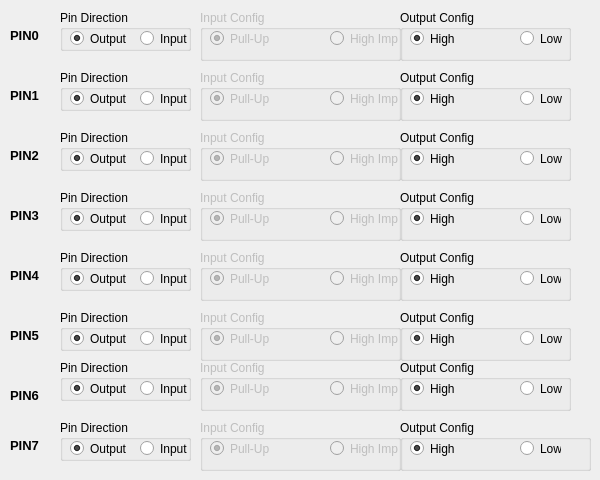
   <widget class="QWidget" name="PORTC_TAB">
    <attribute name="title">
     <string>PORTC</string>
    </attribute>
    <widget class="QGroupBox" name="DDRC0">
     <property name="geometry">
      <rect>
       <x>60</x>
       <y>10</y>
       <width>131</width>
       <height>41</height>
      </rect>
     </property>
     <property name="title">
      <string>Pin Direction</string>
     </property>
     <widget class="QRadioButton" name="DDRC0_Output">
      <property name="enabled">
       <bool>true</bool>
      </property>
      <property name="geometry">
       <rect>
        <x>10</x>
        <y>20</y>
        <width>82</width>
        <height>17</height>
       </rect>
      </property>
      <property name="text">
       <string>Output</string>
      </property>
      <property name="checked">
       <bool>true</bool>
      </property>
     </widget>
     <widget class="QRadioButton" name="DDRC0_Input">
      <property name="geometry">
       <rect>
        <x>80</x>
        <y>20</y>
        <width>82</width>
        <height>17</height>
       </rect>
      </property>
      <property name="text">
       <string>Input</string>
      </property>
     </widget>
    </widget>
    <widget class="QGroupBox" name="PORTC5">
     <property name="enabled">
      <bool>true</bool>
     </property>
     <property name="geometry">
      <rect>
       <x>400</x>
       <y>310</y>
       <width>171</width>
       <height>51</height>
      </rect>
     </property>
     <property name="title">
      <string>Output Config</string>
     </property>
     <widget class="QRadioButton" name="PORTC5_High">
      <property name="geometry">
       <rect>
        <x>10</x>
        <y>20</y>
        <width>82</width>
        <height>17</height>
       </rect>
      </property>
      <property name="text">
       <string>High</string>
      </property>
      <property name="checked">
       <bool>true</bool>
      </property>
     </widget>
     <widget class="QRadioButton" name="PORTC5_Low">
      <property name="geometry">
       <rect>
        <x>120</x>
        <y>20</y>
        <width>51</width>
        <height>17</height>
       </rect>
      </property>
      <property name="text">
       <string>Low</string>
      </property>
     </widget>
    </widget>
    <widget class="QLabel" name="labelPIN7_C">
     <property name="geometry">
      <rect>
       <x>10</x>
       <y>430</y>
       <width>47</width>
       <height>31</height>
      </rect>
     </property>
     <property name="font">
      <font>
       <pointsize>10</pointsize>
       <weight>75</weight>
       <bold>true</bold>
      </font>
     </property>
     <property name="text">
      <string>PIN7</string>
     </property>
    </widget>
    <widget class="QGroupBox" name="PORTC4">
     <property name="enabled">
      <bool>true</bool>
     </property>
     <property name="geometry">
      <rect>
       <x>400</x>
       <y>250</y>
       <width>171</width>
       <height>51</height>
      </rect>
     </property>
     <property name="title">
      <string>Output Config</string>
     </property>
     <widget class="QRadioButton" name="PORTC4_High">
      <property name="geometry">
       <rect>
        <x>10</x>
        <y>20</y>
        <width>82</width>
        <height>17</height>
       </rect>
      </property>
      <property name="text">
       <string>High</string>
      </property>
      <property name="checked">
       <bool>true</bool>
      </property>
     </widget>
     <widget class="QRadioButton" name="PORTC4_Low">
      <property name="geometry">
       <rect>
        <x>120</x>
        <y>20</y>
        <width>41</width>
        <height>17</height>
       </rect>
      </property>
      <property name="text">
       <string>Low</string>
      </property>
     </widget>
    </widget>
    <widget class="QGroupBox" name="PINC1">
     <property name="enabled">
      <bool>false</bool>
     </property>
     <property name="geometry">
      <rect>
       <x>200</x>
       <y>70</y>
       <width>201</width>
       <height>51</height>
      </rect>
     </property>
     <property name="title">
      <string>Input Config</string>
     </property>
     <widget class="QRadioButton" name="PINC1_PullUp">
      <property name="geometry">
       <rect>
        <x>10</x>
        <y>20</y>
        <width>82</width>
        <height>17</height>
       </rect>
      </property>
      <property name="text">
       <string>Pull-Up</string>
      </property>
      <property name="checked">
       <bool>true</bool>
      </property>
     </widget>
     <widget class="QRadioButton" name="PINC1_HighImp">
      <property name="geometry">
       <rect>
        <x>130</x>
        <y>20</y>
        <width>82</width>
        <height>17</height>
       </rect>
      </property>
      <property name="text">
       <string>High Imp</string>
      </property>
     </widget>
    </widget>
    <widget class="QGroupBox" name="DDRC2">
     <property name="geometry">
      <rect>
       <x>60</x>
       <y>130</y>
       <width>131</width>
       <height>41</height>
      </rect>
     </property>
     <property name="title">
      <string>Pin Direction</string>
     </property>
     <widget class="QRadioButton" name="DDRC2_Output">
      <property name="enabled">
       <bool>true</bool>
      </property>
      <property name="geometry">
       <rect>
        <x>10</x>
        <y>20</y>
        <width>82</width>
        <height>17</height>
       </rect>
      </property>
      <property name="text">
       <string>Output</string>
      </property>
      <property name="checked">
       <bool>true</bool>
      </property>
     </widget>
     <widget class="QRadioButton" name="DDRC2_Input">
      <property name="geometry">
       <rect>
        <x>80</x>
        <y>20</y>
        <width>82</width>
        <height>17</height>
       </rect>
      </property>
      <property name="text">
       <string>Input</string>
      </property>
     </widget>
    </widget>
    <widget class="QGroupBox" name="PINC7">
     <property name="enabled">
      <bool>false</bool>
     </property>
     <property name="geometry">
      <rect>
       <x>200</x>
       <y>420</y>
       <width>201</width>
       <height>51</height>
      </rect>
     </property>
     <property name="title">
      <string>Input Config</string>
     </property>
     <widget class="QRadioButton" name="PINC7_PullUp">
      <property name="geometry">
       <rect>
        <x>10</x>
        <y>20</y>
        <width>82</width>
        <height>17</height>
       </rect>
      </property>
      <property name="text">
       <string>Pull-Up</string>
      </property>
      <property name="checked">
       <bool>true</bool>
      </property>
     </widget>
     <widget class="QRadioButton" name="PINC7_HighImp">
      <property name="geometry">
       <rect>
        <x>130</x>
        <y>20</y>
        <width>82</width>
        <height>17</height>
       </rect>
      </property>
      <property name="text">
       <string>High Imp</string>
      </property>
     </widget>
    </widget>
    <widget class="QGroupBox" name="PINC2">
     <property name="enabled">
      <bool>false</bool>
     </property>
     <property name="geometry">
      <rect>
       <x>200</x>
       <y>130</y>
       <width>201</width>
       <height>51</height>
      </rect>
     </property>
     <property name="title">
      <string>Input Config</string>
     </property>
     <widget class="QRadioButton" name="PINC2_PullUp">
      <property name="geometry">
       <rect>
        <x>10</x>
        <y>20</y>
        <width>82</width>
        <height>17</height>
       </rect>
      </property>
      <property name="text">
       <string>Pull-Up</string>
      </property>
      <property name="checked">
       <bool>true</bool>
      </property>
     </widget>
     <widget class="QRadioButton" name="PINC2_HighImp">
      <property name="geometry">
       <rect>
        <x>130</x>
        <y>20</y>
        <width>82</width>
        <height>17</height>
       </rect>
      </property>
      <property name="text">
       <string>High Imp</string>
      </property>
     </widget>
    </widget>
    <widget class="QLabel" name="labelPIN3_C">
     <property name="geometry">
      <rect>
       <x>10</x>
       <y>200</y>
       <width>47</width>
       <height>31</height>
      </rect>
     </property>
     <property name="font">
      <font>
       <pointsize>10</pointsize>
       <weight>75</weight>
       <bold>true</bold>
      </font>
     </property>
     <property name="text">
      <string>PIN3</string>
     </property>
    </widget>
    <widget class="QLabel" name="labelPIN5_C">
     <property name="geometry">
      <rect>
       <x>10</x>
       <y>320</y>
       <width>47</width>
       <height>31</height>
      </rect>
     </property>
     <property name="font">
      <font>
       <pointsize>10</pointsize>
       <weight>75</weight>
       <bold>true</bold>
      </font>
     </property>
     <property name="text">
      <string>PIN5</string>
     </property>
    </widget>
    <widget class="QGroupBox" name="DDRC3">
     <property name="geometry">
      <rect>
       <x>60</x>
       <y>190</y>
       <width>131</width>
       <height>41</height>
      </rect>
     </property>
     <property name="title">
      <string>Pin Direction</string>
     </property>
     <widget class="QRadioButton" name="DDRC3_Output">
      <property name="enabled">
       <bool>true</bool>
      </property>
      <property name="geometry">
       <rect>
        <x>10</x>
        <y>20</y>
        <width>82</width>
        <height>17</height>
       </rect>
      </property>
      <property name="text">
       <string>Output</string>
      </property>
      <property name="checked">
       <bool>true</bool>
      </property>
     </widget>
     <widget class="QRadioButton" name="DDRC3_Input">
      <property name="geometry">
       <rect>
        <x>80</x>
        <y>20</y>
        <width>82</width>
        <height>17</height>
       </rect>
      </property>
      <property name="text">
       <string>Input</string>
      </property>
     </widget>
    </widget>
    <widget class="QGroupBox" name="PINC3">
     <property name="enabled">
      <bool>false</bool>
     </property>
     <property name="geometry">
      <rect>
       <x>200</x>
       <y>190</y>
       <width>201</width>
       <height>51</height>
      </rect>
     </property>
     <property name="title">
      <string>Input Config</string>
     </property>
     <widget class="QRadioButton" name="PINC3_PullUp">
      <property name="geometry">
       <rect>
        <x>10</x>
        <y>20</y>
        <width>82</width>
        <height>17</height>
       </rect>
      </property>
      <property name="text">
       <string>Pull-Up</string>
      </property>
      <property name="checked">
       <bool>true</bool>
      </property>
     </widget>
     <widget class="QRadioButton" name="PINC3_HighImp">
      <property name="geometry">
       <rect>
        <x>130</x>
        <y>20</y>
        <width>82</width>
        <height>17</height>
       </rect>
      </property>
      <property name="text">
       <string>High Imp</string>
      </property>
     </widget>
    </widget>
    <widget class="QGroupBox" name="PORTC7">
     <property name="enabled">
      <bool>true</bool>
     </property>
     <property name="geometry">
      <rect>
       <x>400</x>
       <y>420</y>
       <width>191</width>
       <height>51</height>
      </rect>
     </property>
     <property name="title">
      <string>Output Config</string>
     </property>
     <widget class="QRadioButton" name="PORTC7_High">
      <property name="geometry">
       <rect>
        <x>10</x>
        <y>20</y>
        <width>82</width>
        <height>17</height>
       </rect>
      </property>
      <property name="text">
       <string>High</string>
      </property>
      <property name="checked">
       <bool>true</bool>
      </property>
     </widget>
     <widget class="QRadioButton" name="PORTC7_Low">
      <property name="geometry">
       <rect>
        <x>120</x>
        <y>20</y>
        <width>41</width>
        <height>17</height>
       </rect>
      </property>
      <property name="text">
       <string>Low</string>
      </property>
     </widget>
    </widget>
    <widget class="QLabel" name="labelPIN1_C">
     <property name="geometry">
      <rect>
       <x>10</x>
       <y>80</y>
       <width>47</width>
       <height>31</height>
      </rect>
     </property>
     <property name="font">
      <font>
       <pointsize>10</pointsize>
       <weight>75</weight>
       <bold>true</bold>
      </font>
     </property>
     <property name="text">
      <string>PIN1</string>
     </property>
    </widget>
    <widget class="QGroupBox" name="PORTC3">
     <property name="enabled">
      <bool>true</bool>
     </property>
     <property name="geometry">
      <rect>
       <x>400</x>
       <y>190</y>
       <width>171</width>
       <height>51</height>
      </rect>
     </property>
     <property name="title">
      <string>Output Config</string>
     </property>
     <widget class="QRadioButton" name="PORTC3_High">
      <property name="geometry">
       <rect>
        <x>10</x>
        <y>20</y>
        <width>82</width>
        <height>17</height>
       </rect>
      </property>
      <property name="text">
       <string>High</string>
      </property>
      <property name="checked">
       <bool>true</bool>
      </property>
     </widget>
     <widget class="QRadioButton" name="PORTC3_Low">
      <property name="geometry">
       <rect>
        <x>120</x>
        <y>20</y>
        <width>41</width>
        <height>17</height>
       </rect>
      </property>
      <property name="text">
       <string>Low</string>
      </property>
     </widget>
    </widget>
    <widget class="QLabel" name="labelPIN0_C">
     <property name="geometry">
      <rect>
       <x>10</x>
       <y>20</y>
       <width>47</width>
       <height>31</height>
      </rect>
     </property>
     <property name="font">
      <font>
       <pointsize>10</pointsize>
       <weight>75</weight>
       <bold>true</bold>
      </font>
     </property>
     <property name="text">
      <string>PIN0</string>
     </property>
    </widget>
    <widget class="QGroupBox" name="PINC0">
     <property name="enabled">
      <bool>false</bool>
     </property>
     <property name="geometry">
      <rect>
       <x>200</x>
       <y>10</y>
       <width>201</width>
       <height>51</height>
      </rect>
     </property>
     <property name="title">
      <string>Input Config</string>
     </property>
     <widget class="QRadioButton" name="PINC0_PullUp">
      <property name="geometry">
       <rect>
        <x>10</x>
        <y>20</y>
        <width>82</width>
        <height>17</height>
       </rect>
      </property>
      <property name="text">
       <string>Pull-Up</string>
      </property>
      <property name="checked">
       <bool>true</bool>
      </property>
     </widget>
     <widget class="QRadioButton" name="PINC0_HighImp">
      <property name="geometry">
       <rect>
        <x>130</x>
        <y>20</y>
        <width>82</width>
        <height>17</height>
       </rect>
      </property>
      <property name="text">
       <string>High Imp</string>
      </property>
     </widget>
    </widget>
    <widget class="QGroupBox" name="PINC6">
     <property name="enabled">
      <bool>false</bool>
     </property>
     <property name="geometry">
      <rect>
       <x>200</x>
       <y>360</y>
       <width>201</width>
       <height>51</height>
      </rect>
     </property>
     <property name="title">
      <string>Input Config</string>
     </property>
     <widget class="QRadioButton" name="PINC6_PullUp">
      <property name="geometry">
       <rect>
        <x>10</x>
        <y>20</y>
        <width>82</width>
        <height>17</height>
       </rect>
      </property>
      <property name="text">
       <string>Pull-Up</string>
      </property>
      <property name="checked">
       <bool>true</bool>
      </property>
     </widget>
     <widget class="QRadioButton" name="PINC6_HighImp">
      <property name="geometry">
       <rect>
        <x>130</x>
        <y>20</y>
        <width>82</width>
        <height>17</height>
       </rect>
      </property>
      <property name="text">
       <string>High Imp</string>
      </property>
     </widget>
    </widget>
    <widget class="QGroupBox" name="PORTC6">
     <property name="enabled">
      <bool>true</bool>
     </property>
     <property name="geometry">
      <rect>
       <x>400</x>
       <y>360</y>
       <width>171</width>
       <height>51</height>
      </rect>
     </property>
     <property name="title">
      <string>Output Config</string>
     </property>
     <widget class="QRadioButton" name="PORTC6_High">
      <property name="geometry">
       <rect>
        <x>10</x>
        <y>20</y>
        <width>82</width>
        <height>17</height>
       </rect>
      </property>
      <property name="text">
       <string>High</string>
      </property>
      <property name="checked">
       <bool>true</bool>
      </property>
     </widget>
     <widget class="QRadioButton" name="PORTC6_Low">
      <property name="geometry">
       <rect>
        <x>120</x>
        <y>20</y>
        <width>51</width>
        <height>17</height>
       </rect>
      </property>
      <property name="text">
       <string>Low</string>
      </property>
     </widget>
    </widget>
    <widget class="QGroupBox" name="DDRC7">
     <property name="geometry">
      <rect>
       <x>60</x>
       <y>420</y>
       <width>131</width>
       <height>41</height>
      </rect>
     </property>
     <property name="title">
      <string>Pin Direction</string>
     </property>
     <widget class="QRadioButton" name="DDRC7_Output">
      <property name="enabled">
       <bool>true</bool>
      </property>
      <property name="geometry">
       <rect>
        <x>10</x>
        <y>20</y>
        <width>82</width>
        <height>17</height>
       </rect>
      </property>
      <property name="text">
       <string>Output</string>
      </property>
      <property name="checked">
       <bool>true</bool>
      </property>
     </widget>
     <widget class="QRadioButton" name="DDRC7_Input">
      <property name="geometry">
       <rect>
        <x>80</x>
        <y>20</y>
        <width>82</width>
        <height>17</height>
       </rect>
      </property>
      <property name="text">
       <string>Input</string>
      </property>
     </widget>
    </widget>
    <widget class="QGroupBox" name="DDRC5">
     <property name="geometry">
      <rect>
       <x>60</x>
       <y>310</y>
       <width>131</width>
       <height>41</height>
      </rect>
     </property>
     <property name="title">
      <string>Pin Direction</string>
     </property>
     <widget class="QRadioButton" name="DDRC5_Output">
      <property name="enabled">
       <bool>true</bool>
      </property>
      <property name="geometry">
       <rect>
        <x>10</x>
        <y>20</y>
        <width>82</width>
        <height>17</height>
       </rect>
      </property>
      <property name="text">
       <string>Output</string>
      </property>
      <property name="checked">
       <bool>true</bool>
      </property>
     </widget>
     <widget class="QRadioButton" name="DDRC5_Input">
      <property name="geometry">
       <rect>
        <x>80</x>
        <y>20</y>
        <width>82</width>
        <height>17</height>
       </rect>
      </property>
      <property name="text">
       <string>Input</string>
      </property>
     </widget>
    </widget>
    <widget class="QGroupBox" name="PORTC1">
     <property name="enabled">
      <bool>true</bool>
     </property>
     <property name="geometry">
      <rect>
       <x>400</x>
       <y>70</y>
       <width>171</width>
       <height>51</height>
      </rect>
     </property>
     <property name="title">
      <string>Output Config</string>
     </property>
     <widget class="QRadioButton" name="PORTC1_High">
      <property name="geometry">
       <rect>
        <x>10</x>
        <y>20</y>
        <width>82</width>
        <height>17</height>
       </rect>
      </property>
      <property name="text">
       <string>High</string>
      </property>
      <property name="checked">
       <bool>true</bool>
      </property>
     </widget>
     <widget class="QRadioButton" name="PORTC1_Low">
      <property name="geometry">
       <rect>
        <x>120</x>
        <y>20</y>
        <width>51</width>
        <height>17</height>
       </rect>
      </property>
      <property name="text">
       <string>Low</string>
      </property>
     </widget>
    </widget>
    <widget class="QGroupBox" name="PINC5">
     <property name="enabled">
      <bool>false</bool>
     </property>
     <property name="geometry">
      <rect>
       <x>200</x>
       <y>310</y>
       <width>201</width>
       <height>51</height>
      </rect>
     </property>
     <property name="title">
      <string>Input Config</string>
     </property>
     <widget class="QRadioButton" name="PINC5_PullUp">
      <property name="geometry">
       <rect>
        <x>10</x>
        <y>20</y>
        <width>82</width>
        <height>17</height>
       </rect>
      </property>
      <property name="text">
       <string>Pull-Up</string>
      </property>
      <property name="checked">
       <bool>true</bool>
      </property>
     </widget>
     <widget class="QRadioButton" name="PINC5_HighImp">
      <property name="geometry">
       <rect>
        <x>130</x>
        <y>20</y>
        <width>82</width>
        <height>17</height>
       </rect>
      </property>
      <property name="text">
       <string>High Imp</string>
      </property>
     </widget>
    </widget>
    <widget class="QLabel" name="labelPIN6_C">
     <property name="geometry">
      <rect>
       <x>10</x>
       <y>380</y>
       <width>47</width>
       <height>31</height>
      </rect>
     </property>
     <property name="font">
      <font>
       <pointsize>10</pointsize>
       <weight>75</weight>
       <bold>true</bold>
      </font>
     </property>
     <property name="text">
      <string>PIN6</string>
     </property>
    </widget>
    <widget class="QLabel" name="labelPIN4_C">
     <property name="geometry">
      <rect>
       <x>10</x>
       <y>260</y>
       <width>47</width>
       <height>31</height>
      </rect>
     </property>
     <property name="font">
      <font>
       <pointsize>10</pointsize>
       <weight>75</weight>
       <bold>true</bold>
      </font>
     </property>
     <property name="text">
      <string>PIN4</string>
     </property>
    </widget>
    <widget class="QGroupBox" name="PORTC2">
     <property name="enabled">
      <bool>true</bool>
     </property>
     <property name="geometry">
      <rect>
       <x>400</x>
       <y>130</y>
       <width>171</width>
       <height>51</height>
      </rect>
     </property>
     <property name="title">
      <string>Output Config</string>
     </property>
     <widget class="QRadioButton" name="PORTC2_High">
      <property name="geometry">
       <rect>
        <x>10</x>
        <y>20</y>
        <width>82</width>
        <height>17</height>
       </rect>
      </property>
      <property name="text">
       <string>High</string>
      </property>
      <property name="checked">
       <bool>true</bool>
      </property>
     </widget>
     <widget class="QRadioButton" name="PORTC2_Low">
      <property name="geometry">
       <rect>
        <x>120</x>
        <y>20</y>
        <width>51</width>
        <height>17</height>
       </rect>
      </property>
      <property name="text">
       <string>Low</string>
      </property>
     </widget>
    </widget>
    <widget class="QGroupBox" name="PORTC0">
     <property name="enabled">
      <bool>true</bool>
     </property>
     <property name="geometry">
      <rect>
       <x>400</x>
       <y>10</y>
       <width>171</width>
       <height>51</height>
      </rect>
     </property>
     <property name="title">
      <string>Output Config</string>
     </property>
     <widget class="QRadioButton" name="PORTC0_High">
      <property name="geometry">
       <rect>
        <x>10</x>
        <y>20</y>
        <width>82</width>
        <height>17</height>
       </rect>
      </property>
      <property name="text">
       <string>High</string>
      </property>
      <property name="checked">
       <bool>true</bool>
      </property>
     </widget>
     <widget class="QRadioButton" name="PORTC0_Low">
      <property name="geometry">
       <rect>
        <x>120</x>
        <y>20</y>
        <width>51</width>
        <height>17</height>
       </rect>
      </property>
      <property name="text">
       <string>Low</string>
      </property>
     </widget>
    </widget>
    <widget class="QLabel" name="labelPIN2_C">
     <property name="geometry">
      <rect>
       <x>10</x>
       <y>140</y>
       <width>47</width>
       <height>31</height>
      </rect>
     </property>
     <property name="font">
      <font>
       <pointsize>10</pointsize>
       <weight>75</weight>
       <bold>true</bold>
      </font>
     </property>
     <property name="text">
      <string>PIN2</string>
     </property>
    </widget>
    <widget class="QGroupBox" name="DDRC4">
     <property name="geometry">
      <rect>
       <x>60</x>
       <y>250</y>
       <width>131</width>
       <height>41</height>
      </rect>
     </property>
     <property name="title">
      <string>Pin Direction</string>
     </property>
     <widget class="QRadioButton" name="DDRC4_Output">
      <property name="enabled">
       <bool>true</bool>
      </property>
      <property name="geometry">
       <rect>
        <x>10</x>
        <y>20</y>
        <width>82</width>
        <height>17</height>
       </rect>
      </property>
      <property name="text">
       <string>Output</string>
      </property>
      <property name="checked">
       <bool>true</bool>
      </property>
     </widget>
     <widget class="QRadioButton" name="DDRC4_Input">
      <property name="geometry">
       <rect>
        <x>80</x>
        <y>20</y>
        <width>82</width>
        <height>17</height>
       </rect>
      </property>
      <property name="text">
       <string>Input</string>
      </property>
     </widget>
    </widget>
    <widget class="QGroupBox" name="DDRC1">
     <property name="geometry">
      <rect>
       <x>60</x>
       <y>70</y>
       <width>131</width>
       <height>41</height>
      </rect>
     </property>
     <property name="title">
      <string>Pin Direction</string>
     </property>
     <widget class="QRadioButton" name="DDRC1_Output">
      <property name="enabled">
       <bool>true</bool>
      </property>
      <property name="geometry">
       <rect>
        <x>10</x>
        <y>20</y>
        <width>82</width>
        <height>17</height>
       </rect>
      </property>
      <property name="text">
       <string>Output</string>
      </property>
      <property name="checked">
       <bool>true</bool>
      </property>
     </widget>
     <widget class="QRadioButton" name="DDRC1_Input">
      <property name="geometry">
       <rect>
        <x>80</x>
        <y>20</y>
        <width>82</width>
        <height>17</height>
       </rect>
      </property>
      <property name="text">
       <string>Input</string>
      </property>
     </widget>
    </widget>
    <widget class="QGroupBox" name="PINC4">
     <property name="enabled">
      <bool>false</bool>
     </property>
     <property name="geometry">
      <rect>
       <x>200</x>
       <y>250</y>
       <width>201</width>
       <height>51</height>
      </rect>
     </property>
     <property name="title">
      <string>Input Config</string>
     </property>
     <widget class="QRadioButton" name="PINC4_PullUp">
      <property name="geometry">
       <rect>
        <x>10</x>
        <y>20</y>
        <width>82</width>
        <height>17</height>
       </rect>
      </property>
      <property name="text">
       <string>Pull-Up</string>
      </property>
      <property name="checked">
       <bool>true</bool>
      </property>
     </widget>
     <widget class="QRadioButton" name="PINC4_HighImp">
      <property name="geometry">
       <rect>
        <x>130</x>
        <y>20</y>
        <width>82</width>
        <height>17</height>
       </rect>
      </property>
      <property name="text">
       <string>High Imp</string>
      </property>
     </widget>
    </widget>
    <widget class="QGroupBox" name="DDRC6">
     <property name="geometry">
      <rect>
       <x>60</x>
       <y>360</y>
       <width>131</width>
       <height>41</height>
      </rect>
     </property>
     <property name="title">
      <string>Pin Direction</string>
     </property>
     <widget class="QRadioButton" name="DDRC6_Output">
      <property name="enabled">
       <bool>true</bool>
      </property>
      <property name="geometry">
       <rect>
        <x>10</x>
        <y>20</y>
        <width>82</width>
        <height>17</height>
       </rect>
      </property>
      <property name="text">
       <string>Output</string>
      </property>
      <property name="checked">
       <bool>true</bool>
      </property>
     </widget>
     <widget class="QRadioButton" name="DDRC6_Input">
      <property name="geometry">
       <rect>
        <x>80</x>
        <y>20</y>
        <width>82</width>
        <height>17</height>
       </rect>
      </property>
      <property name="text">
       <string>Input</string>
      </property>
     </widget>
    </widget>
   </widget>
